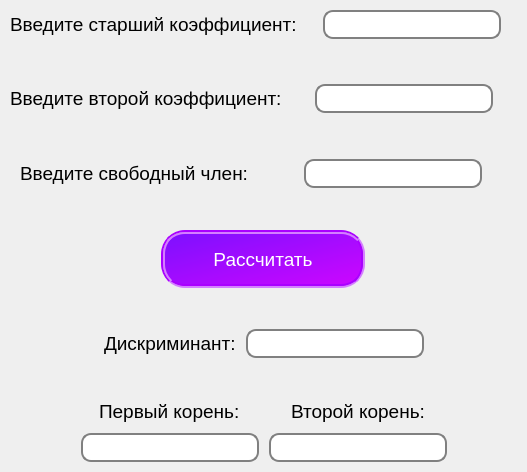
<?xml version="1.0" encoding="UTF-8"?>
<ui version="4.0">
 <class>Equations</class>
 <widget class="QMainWindow" name="Equations">
  <property name="geometry">
   <rect>
    <x>0</x>
    <y>0</y>
    <width>527</width>
    <height>472</height>
   </rect>
  </property>
  <property name="windowTitle">
   <string>Уравнения</string>
  </property>
  <property name="styleSheet">
   <string notr="true">#centralwidget { 
            background-image:url(&quot;pic1.jpg&quot;); background-position: center;}</string>
  </property>
  <widget class="QWidget" name="centralwidget">
   <layout class="QGridLayout" name="gridLayout">
    <property name="leftMargin">
     <number>10</number>
    </property>
    <property name="topMargin">
     <number>10</number>
    </property>
    <property name="rightMargin">
     <number>10</number>
    </property>
    <property name="bottomMargin">
     <number>10</number>
    </property>
    <property name="spacing">
     <number>10</number>
    </property>
    <item row="0" column="0">
     <layout class="QVBoxLayout" name="verticalLayout_5">
      <item>
       <layout class="QVBoxLayout" name="verticalLayout">
        <item>
         <layout class="QHBoxLayout" name="horizontalLayout">
          <item alignment="Qt::AlignHCenter">
           <widget class="QLabel" name="label">
            <property name="font">
             <font>
              <family>Arial</family>
              <pointsize>14</pointsize>
             </font>
            </property>
            <property name="text">
             <string>Введите старший коэффициент:</string>
            </property>
           </widget>
          </item>
          <item alignment="Qt::AlignHCenter">
           <widget class="QLineEdit" name="lineEdit">
            <property name="font">
             <font>
              <family>Arial</family>
              <pointsize>14</pointsize>
             </font>
            </property>
            <property name="styleSheet">
             <string notr="true">border: 2px solid gray;
border-radius: 10px;</string>
            </property>
           </widget>
          </item>
         </layout>
        </item>
        <item>
         <spacer name="verticalSpacer">
          <property name="orientation">
           <enum>Qt::Vertical</enum>
          </property>
          <property name="sizeHint" stdset="0">
           <size>
            <width>20</width>
            <height>40</height>
           </size>
          </property>
         </spacer>
        </item>
        <item>
         <layout class="QHBoxLayout" name="horizontalLayout_2">
          <item alignment="Qt::AlignHCenter">
           <widget class="QLabel" name="label_2">
            <property name="font">
             <font>
              <family>Arial</family>
              <pointsize>14</pointsize>
             </font>
            </property>
            <property name="text">
             <string>Введите второй коэффициент:</string>
            </property>
           </widget>
          </item>
          <item alignment="Qt::AlignHCenter">
           <widget class="QLineEdit" name="lineEdit_2">
            <property name="font">
             <font>
              <family>Arial</family>
              <pointsize>14</pointsize>
             </font>
            </property>
            <property name="styleSheet">
             <string notr="true">border: 2px solid gray;
border-radius: 10px;</string>
            </property>
           </widget>
          </item>
         </layout>
        </item>
        <item>
         <spacer name="verticalSpacer_2">
          <property name="orientation">
           <enum>Qt::Vertical</enum>
          </property>
          <property name="sizeHint" stdset="0">
           <size>
            <width>20</width>
            <height>40</height>
           </size>
          </property>
         </spacer>
        </item>
        <item>
         <layout class="QHBoxLayout" name="horizontalLayout_3">
          <item alignment="Qt::AlignHCenter">
           <widget class="QLabel" name="label_3">
            <property name="font">
             <font>
              <family>Arial</family>
              <pointsize>14</pointsize>
             </font>
            </property>
            <property name="text">
             <string>Введите свободный член:</string>
            </property>
           </widget>
          </item>
          <item alignment="Qt::AlignHCenter">
           <widget class="QLineEdit" name="lineEdit_3">
            <property name="font">
             <font>
              <family>Arial</family>
              <pointsize>14</pointsize>
             </font>
            </property>
            <property name="styleSheet">
             <string notr="true">border: 2px solid gray;
border-radius: 10px;</string>
            </property>
           </widget>
          </item>
         </layout>
        </item>
       </layout>
      </item>
      <item>
       <spacer name="verticalSpacer_3">
        <property name="orientation">
         <enum>Qt::Vertical</enum>
        </property>
        <property name="sizeHint" stdset="0">
         <size>
          <width>20</width>
          <height>40</height>
         </size>
        </property>
       </spacer>
      </item>
      <item alignment="Qt::AlignHCenter">
       <widget class="QPushButton" name="result_btn">
        <property name="font">
         <font>
          <family>Arial</family>
          <pointsize>14</pointsize>
         </font>
        </property>
        <property name="cursor">
         <cursorShape>PointingHandCursor</cursorShape>
        </property>
        <property name="styleSheet">
         <string notr="true">min-width:  196px;
background-color: qlineargradient(spread:pad, x1:0, y1:0, x2:1, y2:1, stop:0 rgba(124, 16, 255, 255), stop:1 rgba(205, 6, 255, 255));
color: rgb(255, 255, 255);
    max-width:  196px;
    min-height: 50px;
    max-height: 50px;
    border-radius: 24px;
border: 4px groove rgb(170, 0, 255);</string>
        </property>
        <property name="text">
         <string>Рассчитать</string>
        </property>
       </widget>
      </item>
      <item>
       <spacer name="verticalSpacer_4">
        <property name="orientation">
         <enum>Qt::Vertical</enum>
        </property>
        <property name="sizeHint" stdset="0">
         <size>
          <width>20</width>
          <height>40</height>
         </size>
        </property>
       </spacer>
      </item>
      <item>
       <layout class="QVBoxLayout" name="verticalLayout_4">
        <item>
         <layout class="QHBoxLayout" name="horizontalLayout_4">
          <item>
           <spacer name="horizontalSpacer">
            <property name="orientation">
             <enum>Qt::Horizontal</enum>
            </property>
            <property name="sizeHint" stdset="0">
             <size>
              <width>40</width>
              <height>20</height>
             </size>
            </property>
           </spacer>
          </item>
          <item alignment="Qt::AlignHCenter">
           <widget class="QLabel" name="label_4">
            <property name="font">
             <font>
              <family>Arial</family>
              <pointsize>14</pointsize>
             </font>
            </property>
            <property name="text">
             <string>Дискриминант:</string>
            </property>
           </widget>
          </item>
          <item alignment="Qt::AlignLeft">
           <widget class="QLineEdit" name="lineEdit_4">
            <property name="font">
             <font>
              <family>Arial</family>
              <pointsize>14</pointsize>
             </font>
            </property>
            <property name="styleSheet">
             <string notr="true">border: 2px solid gray;
border-radius: 10px;</string>
            </property>
           </widget>
          </item>
          <item>
           <spacer name="horizontalSpacer_2">
            <property name="orientation">
             <enum>Qt::Horizontal</enum>
            </property>
            <property name="sizeHint" stdset="0">
             <size>
              <width>40</width>
              <height>20</height>
             </size>
            </property>
           </spacer>
          </item>
         </layout>
        </item>
        <item>
         <spacer name="verticalSpacer_5">
          <property name="orientation">
           <enum>Qt::Vertical</enum>
          </property>
          <property name="sizeHint" stdset="0">
           <size>
            <width>20</width>
            <height>40</height>
           </size>
          </property>
         </spacer>
        </item>
        <item>
         <layout class="QHBoxLayout" name="horizontalLayout_6">
          <item>
           <spacer name="horizontalSpacer_5">
            <property name="orientation">
             <enum>Qt::Horizontal</enum>
            </property>
            <property name="sizeHint" stdset="0">
             <size>
              <width>40</width>
              <height>20</height>
             </size>
            </property>
           </spacer>
          </item>
          <item>
           <layout class="QVBoxLayout" name="verticalLayout_2">
            <item alignment="Qt::AlignHCenter">
             <widget class="QLabel" name="label_6">
              <property name="font">
               <font>
                <family>Arial</family>
                <pointsize>14</pointsize>
               </font>
              </property>
              <property name="text">
               <string>Первый корень:</string>
              </property>
             </widget>
            </item>
            <item alignment="Qt::AlignHCenter">
             <widget class="QLineEdit" name="lineEdit_6">
              <property name="font">
               <font>
                <family>Arial</family>
                <pointsize>14</pointsize>
               </font>
              </property>
              <property name="styleSheet">
               <string notr="true">border: 2px solid gray;
border-radius: 10px;</string>
              </property>
             </widget>
            </item>
           </layout>
          </item>
          <item>
           <layout class="QVBoxLayout" name="verticalLayout_3">
            <item alignment="Qt::AlignHCenter">
             <widget class="QLabel" name="label_7">
              <property name="font">
               <font>
                <family>Arial</family>
                <pointsize>14</pointsize>
               </font>
              </property>
              <property name="text">
               <string>Второй корень:</string>
              </property>
             </widget>
            </item>
            <item alignment="Qt::AlignHCenter">
             <widget class="QLineEdit" name="lineEdit_7">
              <property name="font">
               <font>
                <family>Arial</family>
                <pointsize>14</pointsize>
               </font>
              </property>
              <property name="styleSheet">
               <string notr="true">border: 2px solid gray;
border-radius: 10px;</string>
              </property>
             </widget>
            </item>
           </layout>
          </item>
          <item>
           <spacer name="horizontalSpacer_6">
            <property name="orientation">
             <enum>Qt::Horizontal</enum>
            </property>
            <property name="sizeHint" stdset="0">
             <size>
              <width>40</width>
              <height>20</height>
             </size>
            </property>
           </spacer>
          </item>
         </layout>
        </item>
       </layout>
      </item>
     </layout>
    </item>
   </layout>
  </widget>
 </widget>
 <resources/>
 <connections/>
</ui>
